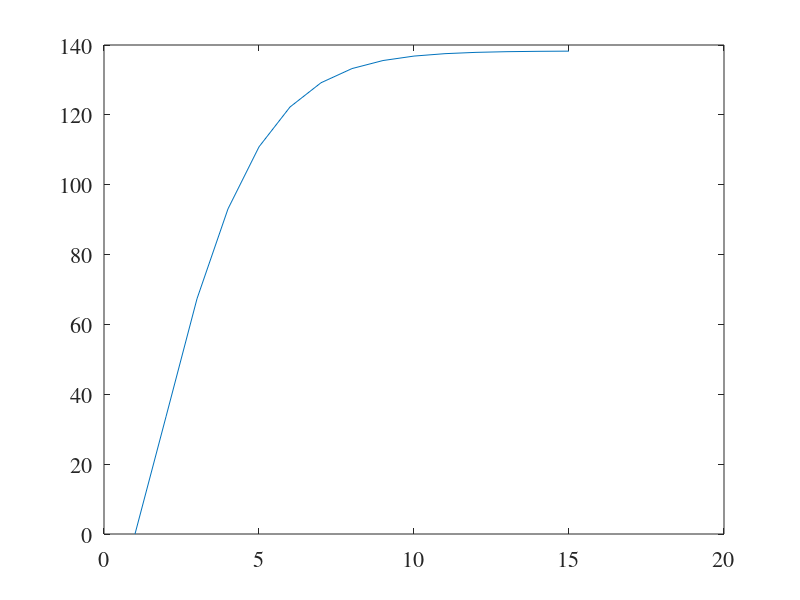

Reproduce this figure in MATLAB. (Note: this script raises an error after producing the figure.)
function PlotPlot()
Resource_networking_max_unit=20;%SP全部的networking资源，这里的单位为Unit     20*100Mbps
Rescource_storage_max_unit=20;%SP全部的storage资源，这里的单位为Unit               20GB
Resource_computing_max_unit=20;%SP全部的computing资源，这里的单位为Unit    40CPU
Resource_max_unit=[Resource_networking_max_unit,Rescource_storage_max_unit,Resource_computing_max_unit];

delta_networking=1;%一个slice_request请求了1块networking资源 100Mbps
delta_storage=1;%一个slice_request分别请求了2块storage资源 1GB
delta_computing=2;%一个slice_request分别请求了1块computing资源 2CPU
%
delta_recourse=[delta_networking,delta_storage,delta_computing];
load singleData/Value_State_record.mat %figure 1
load singleData/price_record.mat %price iteration plot figure 2
load singleData/X_recourse_record.mat %X_recourse iteration plot figure 3
% size(Value_State_record)
% size(price_record)
% size(price_record)

%figure 5
load singleData/Phi
load singleData/Phi_Greedy.mat
load singleData/Phi_MMF.mat

load singleData/X_Recourse_Unit_Optimal.mat
load singleData/X_Recourse_Unit_Greedy.mat
load singleData/X_Recourse_Unit_MMF.mat

load singleData/Value_State.mat%最优值函数
load singleData/Price_Optimal.mat

load singleData/reward_optimal.mat;%价格 figure 4
load singleData/reward_Greedy.mat;
load singleData/reward_MMF.mat;
%%%%%%%%%%%%%%%%%%%%%%%%%%%%%%%%%%%%%%%%%%%%%%
%figure 1
%MDP value iteration process
%chose state=State_Space{1,1}
load singleData/State_Space;
state=State_Space{13,6};
[temp,value_state_iteration_times]=size(Value_State_record);
value_iteration_special_state=[];
for i =1:value_state_iteration_times
    value_iteration_special_state=[value_iteration_special_state,Value_State_record{i}(13,6)];
end

iteration_times=[];

for i=1:length(value_iteration_special_state)
    iteration_times=[iteration_times,i];
end

figure(1)
p1=plot(iteration_times,value_iteration_special_state);
%axis([1,30,0 800])
set(gca,'fontname','times') 
set(gca,'fontsize',16)
p1.Marker='o';
%title('the iteration of value state')
xlabel('the number of iterations')
ylabel('value of state')
saveas(gca,"./Figure-state2/State2-iterationOfValueState.fig");
saveas(gca,"./Figure-state2/State2-iterationOfValueState.eps",'epsc' );
saveas(gca,"./Figure-state2/State2-iterationOfValueState.png");

% %%%%%%%%%%%%%%%%%%%%%%%%%%%%%%%%%%%%%%%%%%%%%%%%%%%%%%%%%%%%%%%%%%%%%%%%%%%%%%%
%figure 2
%game iteration price change
%choose state = State_Space{1,1}
%choose first resource
price_iteration=price_record{13,6};
price_iteration_x_axis=[];
for i=1:length(price_iteration)
    price_iteration_x_axis=[price_iteration_x_axis,i];
end

networking_price_iteration=[];
storage_price_iteration=[];
computing_price_iteration=[];
for i=1:length(price_iteration)
    networking_price_iteration=[networking_price_iteration,price_iteration{i}(1)];
    storage_price_iteration=[storage_price_iteration,price_iteration{i}(2)];
    computing_price_iteration=[computing_price_iteration,price_iteration{i}(3)];
    
end


figure(2)
% ts1 = timeseries(networking_price_iteration, price_iteration_x_axis);
% ts2 = timeseries(storage_price_iteration, price_iteration_x_axis);
% ts3 = timeseries(computing_price_iteration, price_iteration_x_axis);
% plot(ts1,ts2,ts3)
p=plot(price_iteration_x_axis,networking_price_iteration,...
    price_iteration_x_axis,storage_price_iteration,...
    price_iteration_x_axis,computing_price_iteration);
p(1).LineWidth=1;
p(1).LineStyle='-';
p(1).Marker='o';
p(2).LineWidth=1;
p(2).LineStyle='-';
p(2).Marker='s';
p(3).LineWidth=1;
p(3).LineStyle='-';
p(3).Marker='x';
axis( [1 9 0.6 1.6] )
set(gca,'xtick',1:1:9);
set(1,'DefaultAxesLineStyleOrder',{'-o',':s','--+'})
%title('the iteration of price')
xlabel('the number of iterations')
ylabel('price')
legend('networking','storage','computing','Location','southeast')
set(gca,'fontname','times') 
set(gca,'fontsize',16')
saveas(gca,"./Figure-state2/State2-iterationOfPrice.fig");
saveas(gca,"./Figure-state2/State2-iterationOfPrice.eps" ,'epsc');
saveas(gca,"./Figure-state2/State2-iterationOfPrice.png");

%%%%%%%%%%%%%%%%%%%%%%%%%%%%%%%%%%%%%%%%%%%%%%%%%%%%%%%%%%%%%%%%%%%%%%%%%%%%%%%
%figure 3
X_iteration=X_recourse_record{13,6};
X_iteration_x_axis=[];
for i=1:length(X_iteration)
    X_iteration_x_axis=[X_iteration_x_axis,i];
end

networking_X_iteration=[];
storage_X_iteration=[];
computing_X_iteration=[];
for i=1:length(X_iteration)
    networking_X_iteration=[networking_X_iteration,X_iteration{i}(1)];
    storage_X_iteration=[storage_X_iteration,X_iteration{i}(2)];
    computing_X_iteration=[computing_X_iteration,X_iteration{i}(3)]; 
end
figure(3)
p3=plot(X_iteration_x_axis,networking_X_iteration,...
    X_iteration_x_axis,storage_X_iteration,...
    X_iteration_x_axis,computing_X_iteration);
axis( [1 9 0.5 4] )
set(gca,'xtick',1:1:9);
p3(1).LineWidth=1;
p3(1).LineStyle='-';
p3(1).Marker='o';
p3(2).LineWidth=1;
p3(2).LineStyle='-';
p3(2).Marker='s';
p3(3).LineWidth=1;
p3(3).LineStyle='-';
p3(3).Marker='x';

%title('the iteration of x')
xlabel('the number of iterations')
ylabel('$x_{i,j,z}(t)$','Interpreter','LaTex')
set(gca,'fontname','times') 
set(gca,'fontsize',16')
legend('networking','storage','computing','Location','northeast')
saveas(gca,"./Figure-state2/State2-iterationOfX.fig");
saveas(gca,"./Figure-state2/State2-iterationOfX.eps",'epsc' );
saveas(gca,"./Figure-state2/State2-iterationOfX.png");


%figure 4
%3-D bar
figure(4)
reward_optimal_new=fliplr(reward_optimal(6:15,1:10));


h=bar3(reward_optimal_new,'w')
pos=axis;
xlabel({'   avaliable' 'resource(%)   '},'position',[6 13 0])
ylabel('request number','position',[-1 8 0])
zlabel('reward')
%title('reward of optimal')
% %colorbar
% %set(h,{'cdata'},cellfun(@(z)kron(z(2:6:end,2:3),ones(6,2)),get(h,'ZData'),'un',0))
set(gca,'xticklabel',{'  ','20','  ','  ','  ','60','  ','  ','  ','100'});
set(gca,'yticklabel',{'1','  ','  ','  ','5',' ','  ','  ','  ','10'});

set(gca,'fontname','times') 
set(gca,'fontsize',16')
saveas(gca,"./Figure-state2/State2-reward_of_optimal.fig");
saveas(gca,"./Figure-state2/State2-reward_of_optimal.eps",'epsc' );
saveas(gca,"./Figure-state2/State2-reward_of_optimal.png");

%figure 5
%the percentage of allocate request
%choose the resource max situation(in fact, the situtation can be choosed
%randomly.
%the number of choosen is Phi, Phi_Greedy, Phi_MMF
%Phi(:,20) the number is from 30~10
%%%%%%%%%%%%%%%%%%%%%%%%%%%%%%%%%%

optimal_number=Phi(1:11,1)';
Greedy_number=Phi_Greedy(1:11,1)';
MMF_number=Phi_MMF(1:11,1)';
optimal_X_resource=X_Recourse_Unit_Optimal(1:11,1)';
Greedy_X_resource=X_Recourse_Unit_Greedy(1:11,1)';
MMF_X_resource=X_Recourse_Unit_MMF(1:11,1)';

%only use first resource

optimal_percentage=[];
Greedy_percentage=[];
MMF_percentage=[];
max_number=state(1);
for i =1:length(optimal_number)
    
    state=State_Space{i,1};
    optimal_resource=optimal_X_resource{i};
    Greedy_resource=Greedy_X_resource{i};
    MMF_resource=MMF_X_resource{i};
    optimal_percentage(i)=100*(optimal_number(i)*delta_recourse(1)*optimal_resource(1)/Resource_max_unit(1));
    Greedy_percentage(i)=100*(Greedy_number(i)*delta_recourse(1)*Greedy_resource(1)/Resource_max_unit(1));
    MMF_percentage(i)=100*(MMF_number(i)*delta_recourse(1)*MMF_resource(1)/Resource_max_unit(1));
end
optimal_percentage=fliplr(optimal_percentage)./100;
Greedy_percentage=fliplr(Greedy_percentage)./100;
MMF_percentage=fliplr(MMF_percentage)./100;

barNumber=[];
number=5:1:15;
% for i=1:length(number)
%  
%     barNumber=[barNumber
%         number(i),number(i),number(i)];
% end
% bar_percentage=[];
% for i=1:length(number)
%     bar_percentage=[bar_percentage
%         optimal_percentage(i),Greedy_percentage(i),MMF_percentage(i)];
% end
% 
figure(5)
%p5=bar(barNumber,bar_percentage);
p5=plot(number,optimal_percentage,number,Greedy_percentage,number,MMF_percentage);
p5(1).LineWidth=1;
p5(1).LineStyle='-';
p5(1).Marker='o';
p5(2).LineWidth=1;
p5(2).LineStyle='-';
p5(2).Marker='s';
p5(3).LineWidth=1;
p5(3).LineStyle='-';
p5(3).Marker='x';
% 
xlabel('request number')
ylabel('admissible ratio')
legend({'OAR','Greedy','MMF'},'location','southwest')
set(gca,'fontname','times') 
set(gca,'fontsize',16')
saveas(gca,"./Figure-state2/State2-allocatedPercentage.fig");
saveas(gca,"./Figure-state2/State2-allocatedPercentage.eps",'epsc' );
saveas(gca,"./Figure-state2/State2-allocatedPercentage.png");

figure(6)

optimal_reward=reward_optimal(1:15,5)';
Greedy_reward=reward_Greedy(1:15,5)';
MMF_reward=reward_MMF(1:15,5)';
number=1:1:15;
optimal_reward=fliplr(optimal_reward);
Greedy_reward=fliplr(Greedy_reward);
MMF_reward=fliplr(MMF_reward);
p6=plot(number,optimal_reward,number,Greedy_reward,number,MMF_reward);
p6(1).LineWidth=1;
p6(1).LineStyle='-';
p6(1).Marker='o';
p6(2).LineWidth=1;
p6(2).LineStyle='-';
p6(2).Marker='s';
p6(3).LineWidth=1;
p6(3).LineStyle='-';
p6(3).Marker='x';
axis([1,10,0,200])
xlabel('request number')
ylabel('reward')
legend({'OAR','Greedy','MMF'},'location','southwest')
set(gca,'fontname','times') 
set(gca,'fontsize',16')
barNumber=[];

% for i=1:length(number)
%  
%     barNumber=[barNumber
%         number(i),number(i),number(i)];
% end
% bar_reward=[];
% for i=1:length(number)
%     bar_reward=[bar_reward
%         optimal_reward(i),Greedy_reward(i),MMF_reward(i)];
% end
% p6=bar(barNumber,bar_reward);
% xlabel('request number')
% ylabel('reward')
% legend('optimal','Greedy','MMF')
%grid on
saveas(gca,"./Figure-state2/State2-RewardCompare.fig");
saveas(gca,"./Figure-state2/State2-RewardCompare.eps" ,'epsc');
saveas(gca,"./Figure-state2/State2-RewardCompare.png");



figure(7)

optimal_reward=reward_optimal(1,:);
Greedy_reward=reward_Greedy(1,:);
MMF_reward=reward_MMF(1,:);
number=1:1:11;
optimal_reward=fliplr(optimal_reward);
Greedy_reward=fliplr(Greedy_reward);
MMF_reward=fliplr(MMF_reward);
p7=plot(number,optimal_reward,number,Greedy_reward,number,MMF_reward);
p7(1).LineWidth=1;
p7(1).LineStyle='-';
p7(1).Marker='o';
p7(2).LineWidth=1;
p7(2).LineStyle='-';
p7(2).Marker='s';
p7(3).LineWidth=1;
p7(3).LineStyle='-';
p7(3).Marker='x';
xlabel('percentage(%)')
ylabel('reward')
axis([1,10,-50,200])
legend({'OAR','Greedy','MMF'},'location','northwest')
set(gca,'xticklabel',{'20','40','60','80', '100'});
set(gca,'fontname','times') 
set(gca,'fontsize',16')
barNumber=[];

% for i=1:length(number)
%  
%     barNumber=[barNumber
%         number(i),number(i),number(i)];
% end
% bar_reward=[];
% for i=1:length(number)
%     bar_reward=[bar_reward
%         optimal_reward(i),Greedy_reward(i),MMF_reward(i)];
% end
% p6=bar(barNumber,bar_reward);
% xlabel('request number')
% ylabel('reward')
% legend('optimal','Greedy','MMF')
%grid on
saveas(gca,"./Figure-state2/State2-RewardCompare_resource.fig");
saveas(gca,"./Figure-state2/State2-RewardCompare_resource.eps",'epsc' );
saveas(gca,"./Figure-state2/State2-RewardCompare_resource.png");

end
